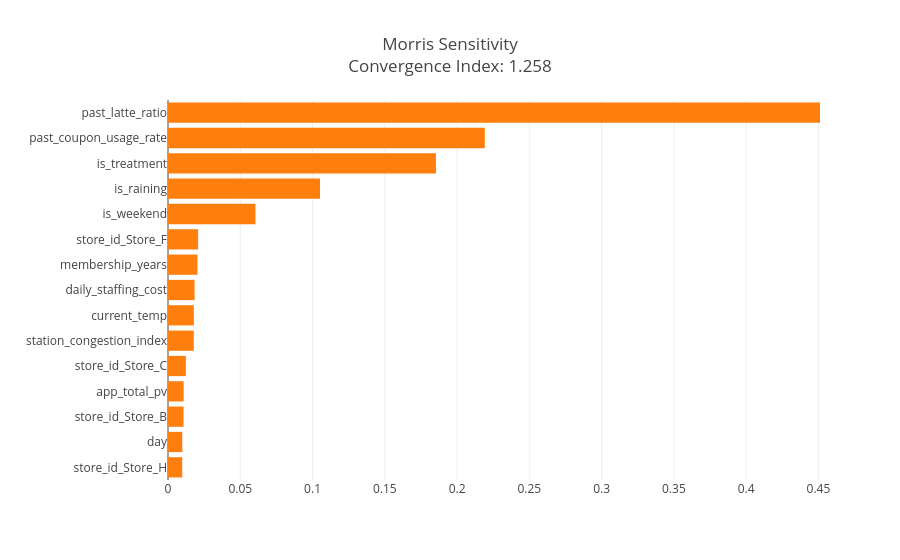

This figure's notebook cell:
### Code cell
interpret_model(tuned_lgbm, plot="msa")
# ValueError: could not convert string to float: 'False'

### Figure 1 — Plotly figure (JSON) as saved in the notebook; plotly's stock layout.template omitted (floating-point values rounded to 4 significant figures)
{"data": [{"marker": {"color": ["#ff7f0e", "#ff7f0e", "#ff7f0e", "#ff7f0e", "#ff7f0e", "#ff7f0e", "#ff7f0e", "#ff7f0e", "#ff7f0e", "#ff7f0e", "#ff7f0e", "#ff7f0e", "#ff7f0e", "#ff7f0e", "#ff7f0e"]}, "orientation": "h", "type": "bar", "x": [0.009861, 0.00988, 0.01075, 0.01082, 0.01236, 0.01782, 0.0179, 0.01838, 0.02041, 0.02083, 0.0605, 0.1052, 0.1854, 0.2192, 0.4511], "y": ["store_id_Store_H", "day", "store_id_Store_B", "app_total_pv", "store_id_Store_C", "station_congestion_index", "current_temp", "daily_staffing_cost", "membership_years", "store_id_Store_F", "is_weekend", "is_raining", "is_treatment", "past_coupon_usage_rate", "past_latte_ratio"]}], "layout": {"title": {"text": "Morris Sensitivity<br>Convergence Index: 1.258"}, "xaxis": {"range": [0, 0.4511], "title": {"text": ""}}, "yaxis": {"automargin": true, "dtick": 1, "title": {"text": ""}}}}
